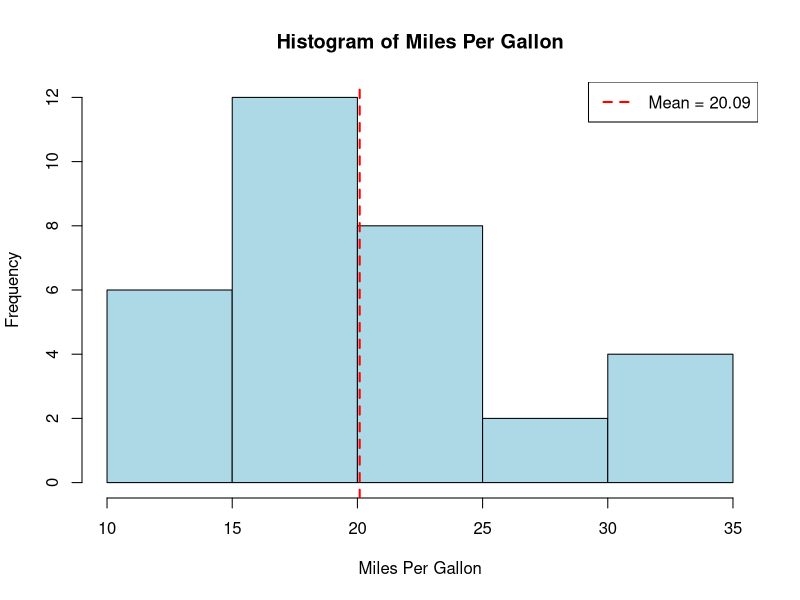

Source code (R):
# Coded by Rao
# This script creates a histogram using R's built-in mtcars dataset

# Loading the built-in mtcars dataset
data(mtcars)

# Creating a simple histogram of miles per gallon
hist(mtcars$mpg,
     main = "Histogram of Miles Per Gallon",
     xlab = "Miles Per Gallon",
     ylab = "Frequency",
     col = "lightblue",
     border = "black"
)

# Adding some basic statistics to the plot
abline(v = mean(mtcars$mpg), col = "red", lwd = 2, lty = 2)
legend("topright",
     legend = paste("Mean =", round(mean(mtcars$mpg), 2)),
     col = "red", lty = 2, lwd = 2
)
